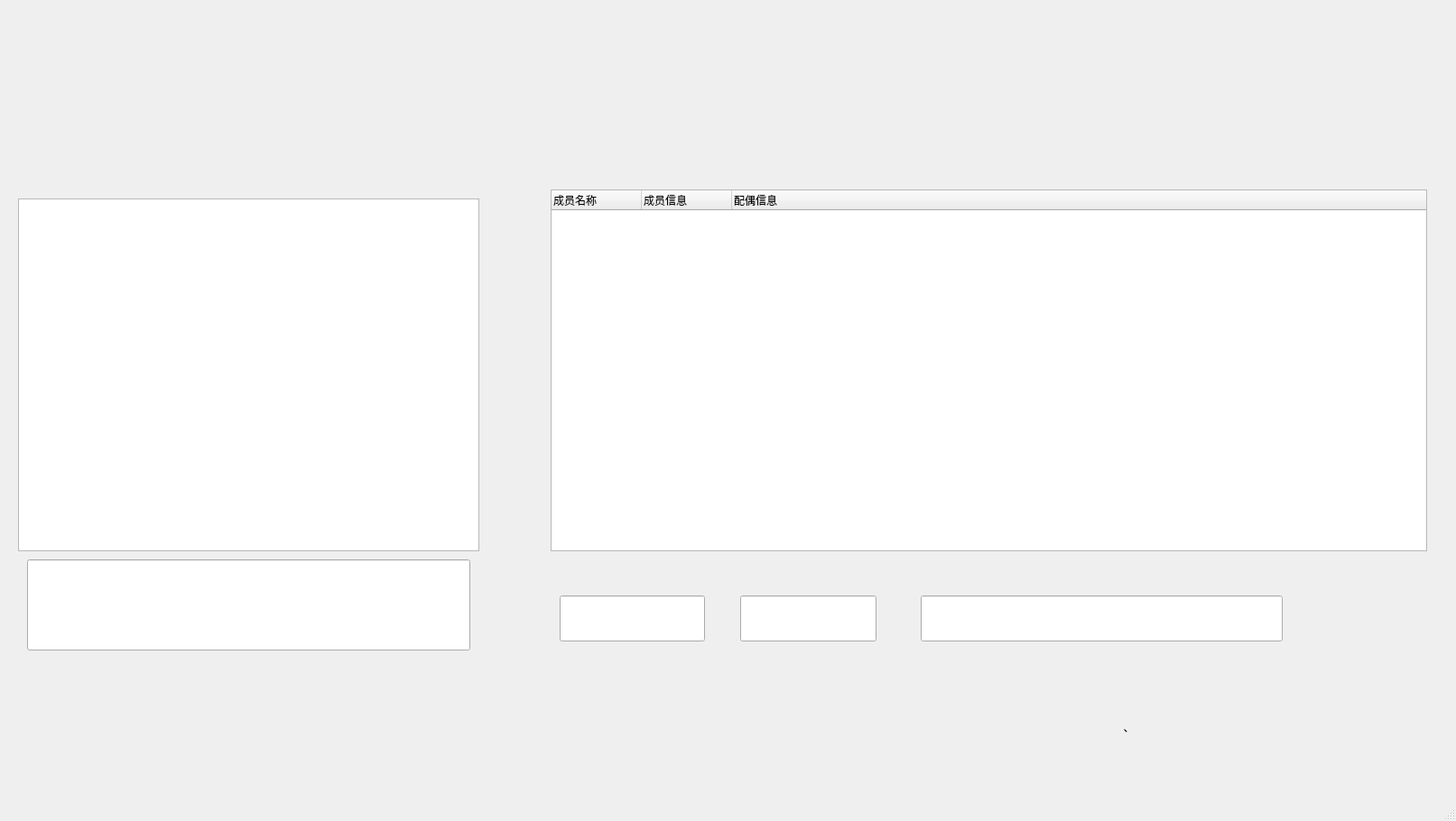
<?xml version="1.0" encoding="UTF-8"?>
<ui version="4.0">
 <class>MainWindow</class>
 <widget class="QMainWindow" name="MainWindow">
  <property name="geometry">
   <rect>
    <x>0</x>
    <y>0</y>
    <width>1613</width>
    <height>910</height>
   </rect>
  </property>
  <property name="windowTitle">
   <string>MainWindow</string>
  </property>
  <property name="styleSheet">
   <string notr="true"/>
  </property>
  <widget class="QWidget" name="centralwidget">
   <widget class="QTreeWidget" name="treeWidget">
    <property name="geometry">
     <rect>
      <x>610</x>
      <y>210</y>
      <width>971</width>
      <height>401</height>
     </rect>
    </property>
    <column>
     <property name="text">
      <string>成员名称</string>
     </property>
    </column>
    <column>
     <property name="text">
      <string>成员信息</string>
     </property>
    </column>
    <column>
     <property name="text">
      <string>配偶信息</string>
     </property>
    </column>
   </widget>
   <widget class="QPushButton" name="addButton">
    <property name="geometry">
     <rect>
      <x>620</x>
      <y>760</y>
      <width>101</width>
      <height>81</height>
     </rect>
    </property>
    <property name="text">
     <string/>
    </property>
    <property name="flat">
     <bool>true</bool>
    </property>
   </widget>
   <widget class="QPushButton" name="findButton">
    <property name="enabled">
     <bool>true</bool>
    </property>
    <property name="geometry">
     <rect>
      <x>1060</x>
      <y>770</y>
      <width>91</width>
      <height>71</height>
     </rect>
    </property>
    <property name="text">
     <string/>
    </property>
    <property name="flat">
     <bool>true</bool>
    </property>
   </widget>
   <widget class="QPushButton" name="modifyButton">
    <property name="geometry">
     <rect>
      <x>1200</x>
      <y>770</y>
      <width>101</width>
      <height>71</height>
     </rect>
    </property>
    <property name="text">
     <string>、</string>
    </property>
    <property name="flat">
     <bool>true</bool>
    </property>
   </widget>
   <widget class="QLineEdit" name="parentEdit">
    <property name="geometry">
     <rect>
      <x>620</x>
      <y>660</y>
      <width>161</width>
      <height>51</height>
     </rect>
    </property>
    <property name="text">
     <string/>
    </property>
   </widget>
   <widget class="QLineEdit" name="nameEdit">
    <property name="geometry">
     <rect>
      <x>820</x>
      <y>660</y>
      <width>151</width>
      <height>51</height>
     </rect>
    </property>
    <property name="text">
     <string/>
    </property>
   </widget>
   <widget class="QLineEdit" name="detailsEdit">
    <property name="geometry">
     <rect>
      <x>1020</x>
      <y>660</y>
      <width>401</width>
      <height>51</height>
     </rect>
    </property>
    <property name="text">
     <string/>
    </property>
   </widget>
   <widget class="QPushButton" name="createButton">
    <property name="geometry">
     <rect>
      <x>70</x>
      <y>770</y>
      <width>151</width>
      <height>61</height>
     </rect>
    </property>
    <property name="text">
     <string/>
    </property>
    <property name="flat">
     <bool>true</bool>
    </property>
   </widget>
   <widget class="QPushButton" name="switchButton">
    <property name="geometry">
     <rect>
      <x>320</x>
      <y>770</y>
      <width>161</width>
      <height>61</height>
     </rect>
    </property>
    <property name="text">
     <string/>
    </property>
    <property name="flat">
     <bool>true</bool>
    </property>
   </widget>
   <widget class="QLineEdit" name="familyNameEdit">
    <property name="geometry">
     <rect>
      <x>30</x>
      <y>620</y>
      <width>491</width>
      <height>101</height>
     </rect>
    </property>
    <property name="text">
     <string/>
    </property>
   </widget>
   <widget class="QListWidget" name="familyTreeList">
    <property name="geometry">
     <rect>
      <x>20</x>
      <y>220</y>
      <width>511</width>
      <height>391</height>
     </rect>
    </property>
   </widget>
   <widget class="QPushButton" name="addSpouseButton">
    <property name="geometry">
     <rect>
      <x>770</x>
      <y>770</y>
      <width>91</width>
      <height>71</height>
     </rect>
    </property>
    <property name="text">
     <string/>
    </property>
    <property name="flat">
     <bool>true</bool>
    </property>
   </widget>
   <widget class="QLabel" name="label">
    <property name="geometry">
     <rect>
      <x>0</x>
      <y>-10</y>
      <width>1600</width>
      <height>900</height>
     </rect>
    </property>
    <property name="text">
     <string/>
    </property>
    <property name="pixmap">
     <pixmap resource="resources.qrc">:/image/image/background.png</pixmap>
    </property>
   </widget>
   <widget class="QPushButton" name="addSiblingButton">
    <property name="geometry">
     <rect>
      <x>910</x>
      <y>760</y>
      <width>91</width>
      <height>81</height>
     </rect>
    </property>
    <property name="text">
     <string/>
    </property>
    <property name="flat">
     <bool>true</bool>
    </property>
   </widget>
   <widget class="QPushButton" name="modifySpouseButton">
    <property name="geometry">
     <rect>
      <x>1340</x>
      <y>760</y>
      <width>101</width>
      <height>81</height>
     </rect>
    </property>
    <property name="text">
     <string/>
    </property>
    <property name="flat">
     <bool>true</bool>
    </property>
   </widget>
   <widget class="QPushButton" name="exportButton">
    <property name="geometry">
     <rect>
      <x>1490</x>
      <y>760</y>
      <width>91</width>
      <height>81</height>
     </rect>
    </property>
    <property name="text">
     <string/>
    </property>
    <property name="flat">
     <bool>true</bool>
    </property>
   </widget>
   <zorder>label</zorder>
   <zorder>switchButton</zorder>
   <zorder>addButton</zorder>
   <zorder>addSpouseButton</zorder>
   <zorder>findButton</zorder>
   <zorder>modifyButton</zorder>
   <zorder>createButton</zorder>
   <zorder>familyTreeList</zorder>
   <zorder>treeWidget</zorder>
   <zorder>parentEdit</zorder>
   <zorder>nameEdit</zorder>
   <zorder>detailsEdit</zorder>
   <zorder>familyNameEdit</zorder>
   <zorder>addSiblingButton</zorder>
   <zorder>modifySpouseButton</zorder>
   <zorder>exportButton</zorder>
  </widget>
  <widget class="QMenuBar" name="menubar">
   <property name="geometry">
    <rect>
     <x>0</x>
     <y>0</y>
     <width>1613</width>
     <height>18</height>
    </rect>
   </property>
  </widget>
  <widget class="QStatusBar" name="statusbar"/>
 </widget>
 <resources>
  <include location="resources.qrc"/>
 </resources>
 <connections/>
</ui>
